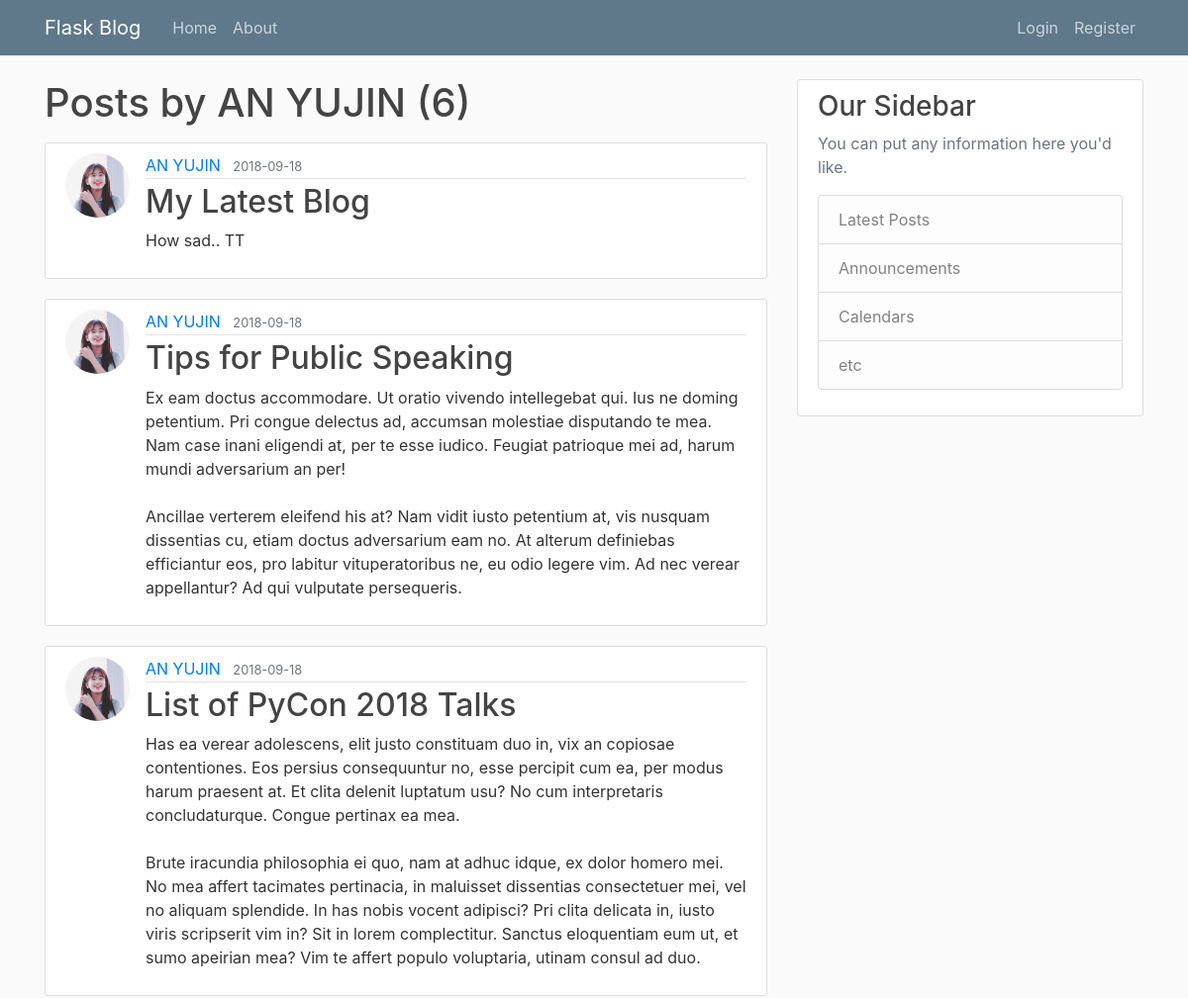
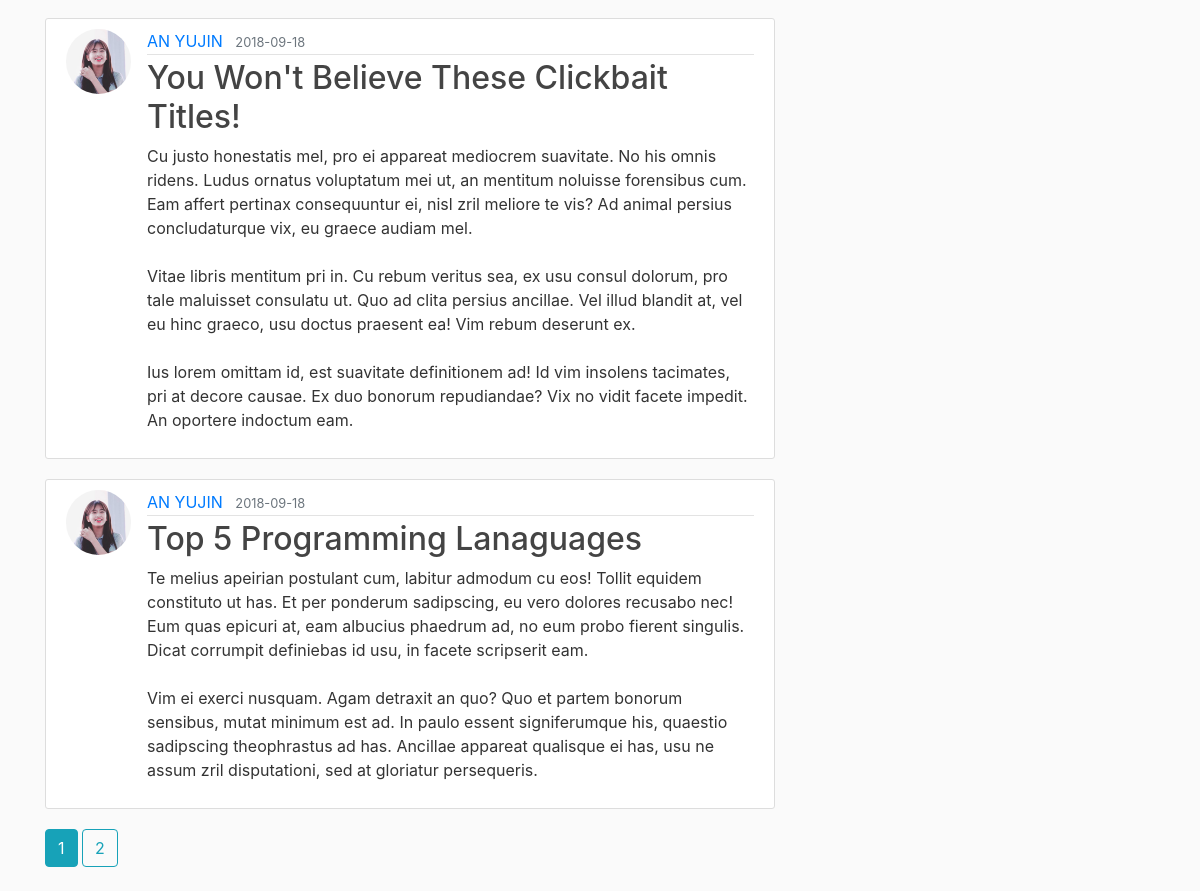
The app's page /user/AN YUJIN with its own data (2 pictures, top to bottom).
### flaskblog/models.py (models this page shows, shortened)
class User(db.Model, UserMixin):
    id = db.Column(db.Integer, primary_key=True)
    username = db.Column(db.String(20), unique=True, nullable=False)
    email = db.Column(db.String(120), unique=True, nullable=False)
    image_file = db.Column(db.String(20), nullable=False, default='default.jpg')
    password = db.Column(db.String(60), nullable=False)
    posts = db.relationship('Post', backref='author', lazy=True)

class Post(db.Model):
    id = db.Column(db.Integer, primary_key=True)
    title = db.Column(db.String(100), nullable=False)
    date_posted = db.Column(db.DateTime, nullable=False, default=datetime.utcnow)
    content = db.Column(db.Text, nullable=False)
    user_id = db.Column(db.Integer, db.ForeignKey('user.id'), nullable=False)

### flaskblog/routes.py (the view)
@app.route("/user/<string:username>")
def user_posts(username):
    page = request.args.get('page', 1, type=int)
    user = User.query.filter_by(username=username).first_or_404()
    posts = Post.query.filter_by(author=user)\
            .order_by(Post.date_posted.desc())\
            .paginate(page=page, per_page=5)
    return render_template('user_posts.html', posts=posts, user=user)

### flaskblog/templates/user_posts.html
{% extends "layout.html" %}
{% block content %}
    <h1 class="mb-3">Posts by {{ user.username }} ({{ posts.total }})</h1>
    {% for post in posts.items %}
        <article class="media content-section">
            <img class="rounded-circle article-img" src="{{ url_for('static', filename='profile_pics/' + post.author.image_file) }}">
            <div class="media-body">
                <div class="article-metadata">
                    <a class="mr-2" href="{{ url_for('user_posts', username=post.author.username) }}">{{ post.author.username }}</a>
                    <small class="text-muted">{{ post.date_posted.strftime('%Y-%m-%d') }}</small>
                </div>
                <h2><a class="article-title" href="{{ url_for('post', post_id=post.id) }}">{{ post.title }}</a></h2>
                <p class="article-content">{{ post.content }}</p>
            </div>
        </article>
    {% endfor %}
    {% for page_num in posts.iter_pages(left_edge=1, right_edge=1, left_current=1, right_current=2) %}
        {% if page_num %}
            {% if posts.page == page_num %}
                <a class="btn btn-info mb-4" href="{{ url_for('user_posts', username=user.username, page=page_num) }}">{{ page_num }}</a>
            {% else %}
                <a class="btn btn-outline-info mb-4" href="{{ url_for('user_posts', username=user.username, page=page_num) }}">{{ page_num }}</a>
            {% endif %}
        {% else %}
            ...
        {% endif %}
    {% endfor %}
{% endblock %}

### flaskblog/static/main.css (style rules this page uses)
body { background: #fafafa; color: #333333; margin-top: 5rem; }
h1, h2, h3, h4, h5, h6 { color: #444444; }
.content-section { background: #ffffff; padding: 10px 20px; border: 1px solid #dddddd; border-radius: 3px; margin-bottom: 20px; }
.article-title { color: #444444; }
.article-content { white-space: pre-line; }
.article-img { height: 65px; width: 65px; margin-right: 16px; }
.article-metadata { padding-bottom: 1px; margin-bottom: 4px; border-bottom: 1px solid #e3e3e3 }

### records on screen
User: username "AN YUJIN"
Post: image_file (picture), author.username "AN YUJIN", date_posted "2018-09-18", title "My Latest Blog", content "How sad.. TT"
Post: image_file (picture), author.username "AN YUJIN", date_posted "2018-09-18", title "Tips for Public Speaking", content "Ex eam doctus accommodare. Ut oratio vivendo intellegebat qui. Ius ne doming petentium. Pri congue delectus ad, accumsan molestiae disputando te mea. Nam case inani eligendi at, per te esse iudico. Feugiat patrioque mei ad, harum mundi adversarium an per! Ancillae verterem eleifend his at? Nam vidit iusto petentium at, vis nusquam dissentias cu, etiam doctus adversarium eam no. At alterum definiebas efficiantur eos, pro labitur vituperatoribus ne, eu odio legere vim. Ad nec verear appellantur? Ad qui vulputate persequeris."
Post: image_file (picture), author.username "AN YUJIN", date_posted "2018-09-18", title "List of PyCon 2018 Talks", content "Has ea verear adolescens, elit justo constituam duo in, vix an copiosae contentiones. Eos persius consequuntur no, esse percipit cum ea, per modus harum praesent at. Et clita delenit luptatum usu? No cum interpretaris concludaturque. Congue pertinax ea mea. Brute iracundia philosophia ei quo, nam at adhuc idque, ex dolor homero mei. No mea affert tacimates pertinacia, in maluisset dissentias consectetuer mei, vel no aliquam splendide. In has nobis vocent adipisci? Pri clita delicata in, iusto viris scripserit vim in? Sit in lorem complectitur. Sanctus eloquentiam eum ut, et sumo apeirian mea? Vim te affert populo voluptaria, utinam consul ad duo."
Post: image_file (picture), author.username "AN YUJIN", date_posted "2018-09-18", title "You Won't Believe These Clickbait Titles!", content "Cu justo honestatis mel, pro ei appareat mediocrem suavitate. No his omnis ridens. Ludus ornatus voluptatum mei ut, an mentitum noluisse forensibus cum. Eam affert pertinax consequuntur ei, nisl zril meliore te vis? Ad animal persius concludaturque vix, eu graece audiam mel. Vitae libris mentitum pri in. Cu rebum veritus sea, ex usu consul dolorum, pro tale maluisset consulatu ut. Quo ad clita persius ancillae. Vel illud blandit at, vel eu hinc graeco, usu doctus praesent ea! Vim rebum deserunt ex. Ius lorem omittam id, est suavitate definitionem ad! Id vim insolens tacimates, pri at decore causae. Ex duo bonorum repudiandae? Vix no vidit facete impedit. An oportere indoctum eam."
Post: image_file (picture), author.username "AN YUJIN", date_posted "2018-09-18", title "Top 5 Programming Lanaguages", content "Te melius apeirian postulant cum, labitur admodum cu eos! Tollit equidem constituto ut has. Et per ponderum sadipscing, eu vero dolores recusabo nec! Eum quas epicuri at, eam albucius phaedrum ad, no eum probo fierent singulis. Dicat corrumpit definiebas id usu, in facete scripserit eam. Vim ei exerci nusquam. Agam detraxit an quo? Quo et partem bonorum sensibus, mutat minimum est ad. In paulo essent signiferumque his, quaestio sadipscing theophrastus ad has. Ancillae appareat qualisque ei has, usu ne assum zril disputationi, sed at gloriatur persequeris."

### other values on screen
{{ posts.total }} "6"
{{ page_num }} "1"
{{ page_num }} "2"
